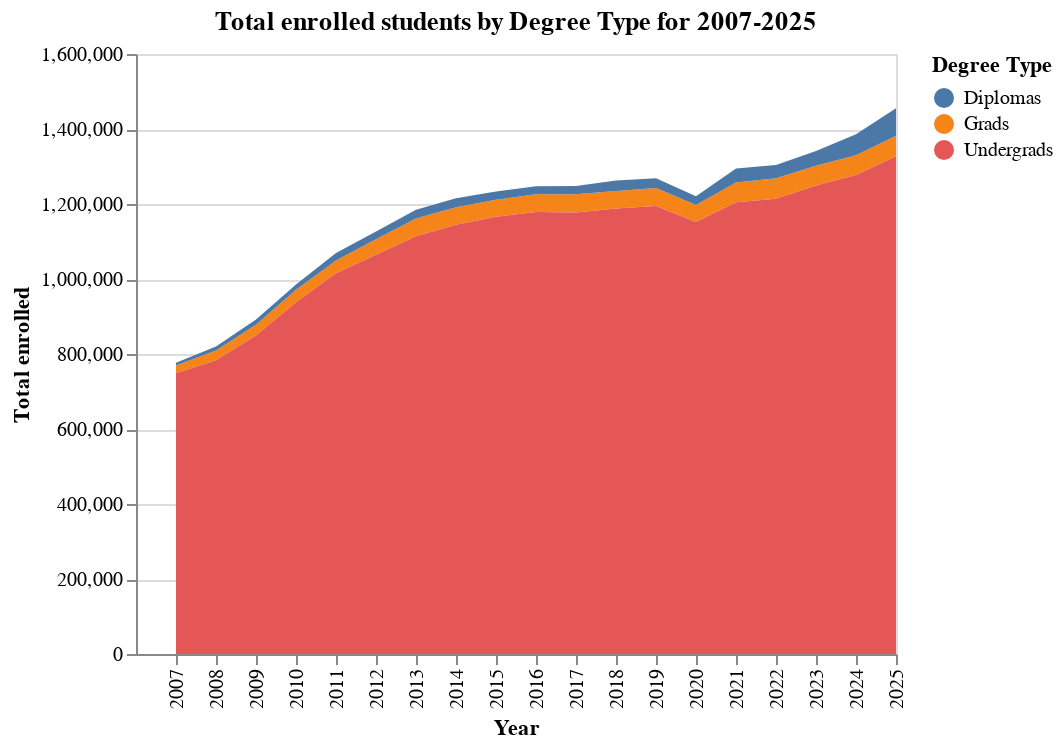

Notebook code for this chart:
### Markdown cell above
# **First Chart: Evolution total students of undergrads, and grad students 2007-2025**

This line chart shows the total number of enrolled students for undergrads, grads and diploma students
in Chile for the period 2007-2025

### Code cell
# Getting the data
cols_1 = ["año", "nivel global"]
df_1 = raw.groupby(cols_1)["total matrícula"].sum().reset_index() 
df_1["nivel global"] = df_1.apply(translate_english_degrees, axis=1)
df_1.rename(columns = {"nivel global" : "Degree Type"}, inplace=True) 

# Chart number of enrolled during type
chart_1 = alt.Chart(df_1).mark_area().encode(
    x=alt.Y("año:O", axis= alt.Axis(title="Year"), scale=alt.Scale(2007,2025)),
    y=alt.Y("total matrícula:Q", axis= alt.Axis(title="Total enrolled")),
    color = "Degree Type:N").properties(
    title = "Total enrolled students by Degree Type for 2007-2025"
)

chart_1

### Figure 1 — Vega-Lite specification as saved in the notebook (floating-point values rounded to 4 significant figures)
{"config": {"view": {"continuousWidth": 300, "continuousHeight": 300}}, "data": {"name": "data-e2121d776a7df38b48365e9dd71c0e2d"}, "mark": {"type": "area"}, "encoding": {"color": {"field": "Degree Type", "type": "nominal"}, "x": {"axis": {"title": "Year"}, "field": "año", "scale": {"align": 2007, "base": 2025}, "type": "ordinal"}, "y": {"axis": {"title": "Total enrolled"}, "field": "total matrícula", "type": "quantitative"}}, "title": "Total enrolled students by Degree Type for 2007-2025", "$schema": "https://vega.github.io/schema/vega-lite/v5.20.1.json", "datasets": {"data-e2121d776a7df38b48365e9dd71c0e2d": [{"año": 2007, "Degree Type": "Grads", "total matrícula": 20693}, {"año": 2007, "Degree Type": "Diplomas", "total matrícula": 7801}, {"año": 2007, "Degree Type": "Undergrads", "total matrícula": 748344}, {"año": 2008, "Degree Type": "Grads", "total matrícula": 26074}, {"año": 2008, "Degree Type": "Diplomas", "total matrícula": 10374}, {"año": 2008, "Degree Type": "Undergrads", "total matrícula": 783349}, {"año": 2009, "Degree Type": "Grads", "total matrícula": 28357}, {"año": 2009, "Degree Type": "Diplomas", "total matrícula": 14022}, {"año": 2009, "Degree Type": "Undergrads", "total matrícula": 849340}, {"año": 2010, "Degree Type": "Grads", "total matrícula": 33398}, {"año": 2010, "Degree Type": "Diplomas", "total matrícula": 13962}, {"año": 2010, "Degree Type": "Undergrads", "total matrícula": 938258}, {"año": 2011, "Degree Type": "Grads", "total matrícula": 34480}, {"año": 2011, "Degree Type": "Diplomas", "total matrícula": 19542}, {"año": 2011, "Degree Type": "Undergrads", "total matrícula": 1015077}, {"año": 2012, "Degree Type": "Grads", "total matrícula": 41201}, {"año": 2012, "Degree Type": "Diplomas", "total matrícula": 20903}, {"año": 2012, "Degree Type": "Undergrads", "total matrícula": 1064816}, {"año": 2013, "Degree Type": "Grads", "total matrícula": 46726}, {"año": 2013, "Degree Type": "Diplomas", "total matrícula": 23368}, {"año": 2013, "Degree Type": "Undergrads", "total matrícula": 1114277}, {"año": 2014, "Degree Type": "Grads", "total matrícula": 46806}, {"año": 2014, "Degree Type": "Diplomas", "total matrícula": 23943}, {"año": 2014, "Degree Type": "Undergrads", "total matrícula": 1144381}, {"año": 2015, "Degree Type": "Grads", "total matrícula": 45116}, {"año": 2015, "Degree Type": "Diplomas", "total matrícula": 22021}, {"año": 2015, "Degree Type": "Undergrads", "total matrícula": 1165906}, {"año": 2016, "Degree Type": "Grads", "total matrícula": 47584}, {"año": 2016, "Degree Type": "Diplomas", "total matrícula": 21114}, {"año": 2016, "Degree Type": "Undergrads", "total matrícula": 1178480}, {"año": 2017, "Degree Type": "Grads", "total matrícula": 48698}, {"año": 2017, "Degree Type": "Diplomas", "total matrícula": 22303}, {"año": 2017, "Degree Type": "Undergrads", "total matrícula": 1177292}, {"año": 2018, "Degree Type": "Grads", "total matrícula": 46875}, {"año": 2018, "Degree Type": "Diplomas", "total matrícula": 27414}, {"año": 2018, "Degree Type": "Undergrads", "total matrícula": 1188045}, {"año": 2019, "Degree Type": "Grads", "total matrícula": 48391}, {"año": 2019, "Degree Type": "Diplomas", "total matrícula": 25633}, {"año": 2019, "Degree Type": "Undergrads", "total matrícula": 1194459}, {"año": 2020, "Degree Type": "Grads", "total matrícula": 45483}, {"año": 2020, "Degree Type": "Diplomas", "total matrícula": 23581}, {"año": 2020, "Degree Type": "Undergrads", "total matrícula": 1151834}, {"año": 2021, "Degree Type": "Grads", "total matrícula": 53247}, {"año": 2021, "Degree Type": "Diplomas", "total matrícula": 37078}, {"año": 2021, "Degree Type": "Undergrads", "total matrícula": 1204376}, {"año": 2022, "Degree Type": "Grads", "total matrícula": 54585}, {"año": 2022, "Degree Type": "Diplomas", "total matrícula": 35551}, {"año": 2022, "Degree Type": "Undergrads", "total matrícula": 1214011}, {"año": 2023, "Degree Type": "Grads", "total matrícula": 52303}, {"año": 2023, "Degree Type": "Diplomas", "total matrícula": 39726}, {"año": 2023, "Degree Type": "Undergrads", "total matrícula": 1249419}, {"año": 2024, "Degree Type": "Grads", "total matrícula": 52061}, {"año": 2024, "Degree Type": "Diplomas", "total matrícula": 56427}, {"año": 2024, "Degree Type": "Undergrads", "total matrícula": 1277611}, {"año": 2025, "Degree Type": "Grads", "total matrícula": 54696}, {"año": 2025, "Degree Type": "Diplomas", "total matrícula": 73599}, {"año": 2025, "Degree Type": "Undergrads", "total matrícula": 1327344}]}}
